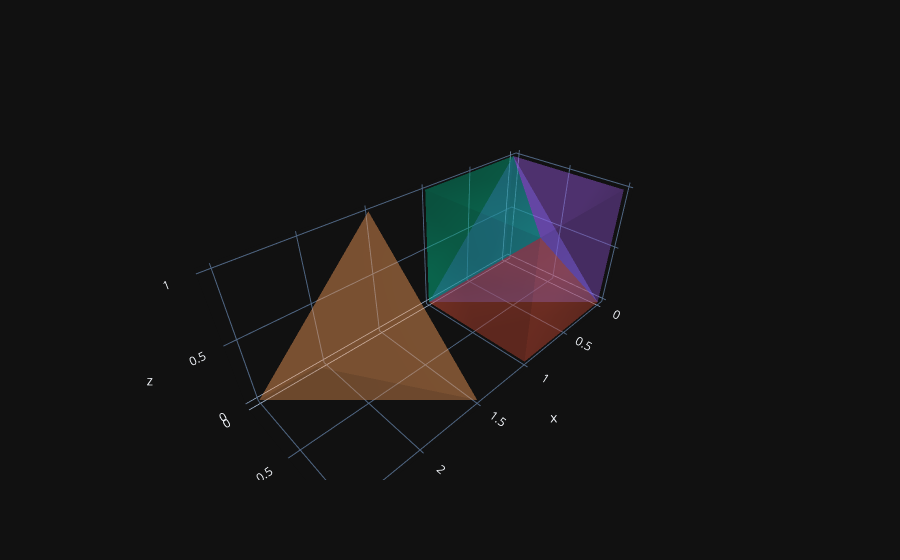

Notebook source saved alongside this figure:
### Markdown cell above
Now we actually decompose the cube into tetrahedra. Again this has been done manually and with great care below.

### Code cell
tet1=np.vstack((cube_vertices[0],cube_vertices[1],cube_vertices[2],cube_vertices[4]))
tet2=np.vstack((cube_vertices[2],cube_vertices[4],cube_vertices[6],cube_vertices[7]))
tet3=np.vstack((cube_vertices[1],cube_vertices[4],cube_vertices[5],cube_vertices[7]))
tet4=np.vstack((cube_vertices[1],cube_vertices[2],cube_vertices[3],cube_vertices[7]))
tet5=np.vstack((cube_vertices[4],cube_vertices[1],cube_vertices[2],cube_vertices[7]))

triangles=np.asarray([[0,1,2],[0,1,3],[0,2,3],[1,2,3]]) # same for all tetrahedra

fig=go.Figure()
for tet in [tet1,tet2,tet3,tet4,np.array([1.5,0,0])+tet5]:
    x, y, z = tet.T
    i,j,k = triangles.T
    fig = fig.add_trace(go.Mesh3d(x=x, y=y, z=z, i=i, j=j, k=k, opacity=0.25,))
darken(fig)

### Figure 1 — Plotly figure (JSON) as saved in the notebook; plotly's stock layout.template omitted (floating-point values rounded to 4 significant figures)
{"data": [{"i": [0, 0, 0, 1], "j": [1, 1, 2, 2], "k": [2, 3, 3, 3], "opacity": 0.25, "type": "mesh3d", "uid": "74741c71-2f8a-48cd-8bc4-4ed5ecd4fb66", "x": [0, 0, 0, 1], "y": [0, 0, 1, 0], "z": [0, 1, 0, 0]}, {"i": [0, 0, 0, 1], "j": [1, 1, 2, 2], "k": [2, 3, 3, 3], "opacity": 0.25, "type": "mesh3d", "uid": "49944d71-4bbd-4569-ac7d-490d29ecd922", "x": [0, 1, 1, 1], "y": [1, 0, 1, 1], "z": [0, 0, 0, 1]}, {"i": [0, 0, 0, 1], "j": [1, 1, 2, 2], "k": [2, 3, 3, 3], "opacity": 0.25, "type": "mesh3d", "uid": "1dd79ea3-aa98-4198-8fa2-0519ed78b4ce", "x": [0, 1, 1, 1], "y": [0, 0, 0, 1], "z": [1, 0, 1, 1]}, {"i": [0, 0, 0, 1], "j": [1, 1, 2, 2], "k": [2, 3, 3, 3], "opacity": 0.25, "type": "mesh3d", "uid": "1bceaacb-2437-4e20-ac0b-cf39cd422df7", "x": [0, 0, 0, 1], "y": [0, 1, 1, 1], "z": [1, 0, 1, 1]}, {"i": [0, 0, 0, 1], "j": [1, 1, 2, 2], "k": [2, 3, 3, 3], "opacity": 0.25, "type": "mesh3d", "uid": "b2119982-b737-4f68-9be3-c003ae6ba8f1", "x": [2.5, 1.5, 1.5, 2.5], "y": [0, 0, 1, 1], "z": [0, 1, 0, 1]}], "layout": {}}
